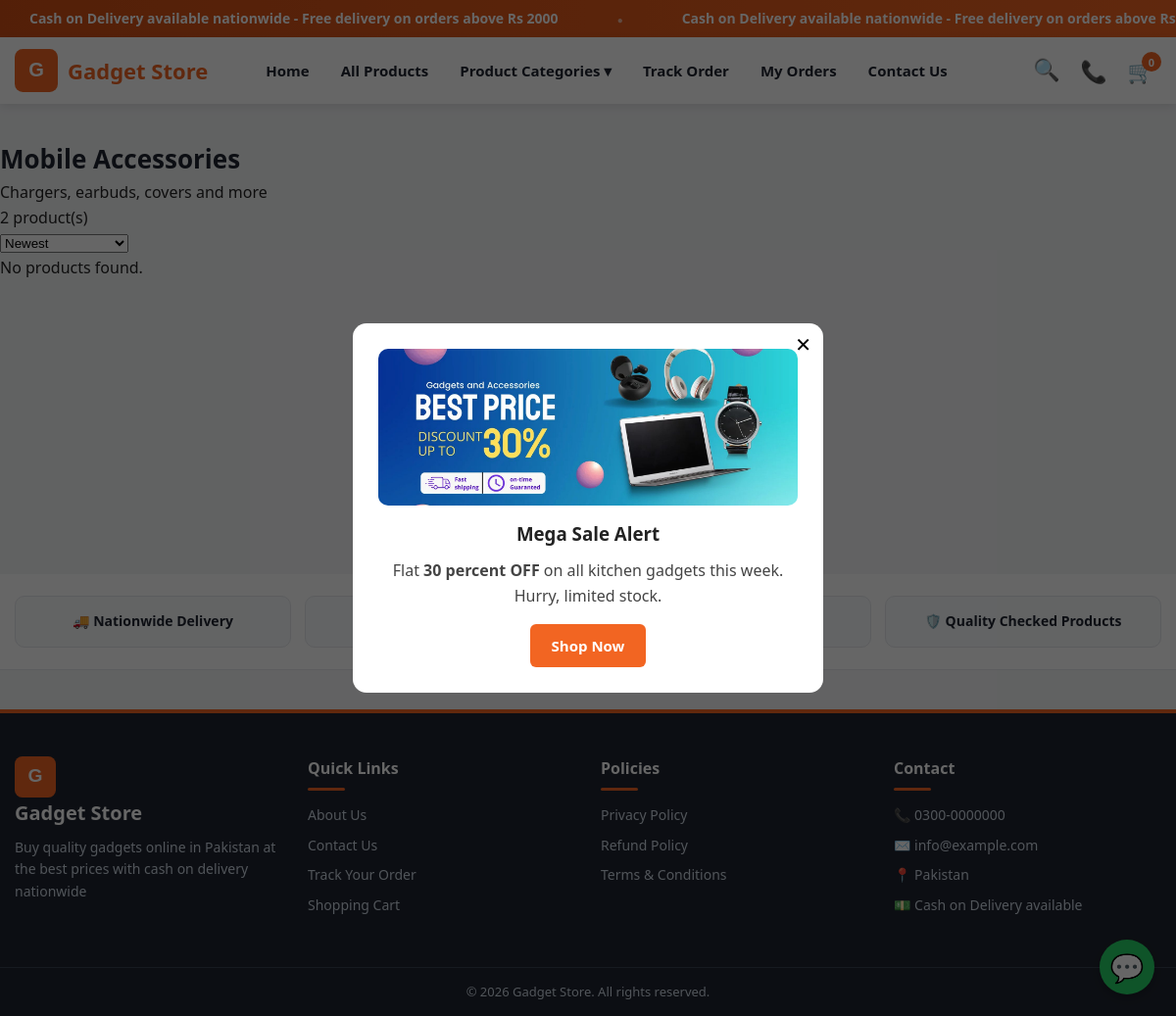
The page /category.php?slug=mobile-accessories on the database its author committed.
### tables this page shows
CREATE TABLE IF NOT EXISTS categories (
  id INT AUTO_INCREMENT PRIMARY KEY,
  name VARCHAR(150) NOT NULL,
  slug VARCHAR(160) NOT NULL UNIQUE,
  image VARCHAR(255) DEFAULT '',
  description TEXT,
  sort_order INT DEFAULT 0,
  status ENUM('active','inactive') NOT NULL DEFAULT 'active',
  meta_title VARCHAR(200) DEFAULT '',
  meta_description VARCHAR(300) DEFAULT '',
  meta_keywords VARCHAR(300) DEFAULT '',
  created_at TIMESTAMP DEFAULT CURRENT_TIMESTAMP
);

CREATE TABLE IF NOT EXISTS popups (
  id INT AUTO_INCREMENT PRIMARY KEY,
  title VARCHAR(200) DEFAULT '',
  image VARCHAR(255) DEFAULT '',
  content TEXT,
  button_text VARCHAR(100) DEFAULT '',
  button_link VARCHAR(255) DEFAULT '',
  status ENUM('active','inactive') NOT NULL DEFAULT 'active'
);

### includes/functions.php (called while the page is built, shortened)
<?php
require_once __DIR__ . '/../config/database.php';
function e($s) {
    return htmlspecialchars((string)$s, ENT_QUOTES, 'UTF-8');
}
function base_url($path = '') {
    $proto = (!empty($_SERVER['HTTPS']) && $_SERVER['HTTPS'] !== 'off') ? 'https' : 'http';
    $host  = $_SERVER['HTTP_HOST'] ?? 'localhost';
    $script = str_replace('\\', '/', $_SERVER['SCRIPT_NAME'] ?? '/index.php');
    $dir = rtrim(dirname($script), '/');
    $base = $proto . '://' . $host . ($dir === '' || $dir === '/' ? '' : $dir);
    return rtrim($base, '/') . '/' . ltrim($path, '/');
}
function setting($key, $default = '') {
    static $cache = null;
    if ($cache === null) {
        $cache = [];
        try {
            foreach (db()->query("SELECT skey, svalue FROM settings") as $r) {
                $cache[$r['skey']] = $r['svalue'];
            }
        } catch (Exception $ex) {  }
    }
    return array_key_exists($key, $cache) ? $cache[$key] : $default;
}
function site_name() {
    return setting('site_name', 'Gadget Store');
}
function img_url($path) {
    if (strpos($path, 'assets/') === 0) return base_url($path);
    return base_url('uploads/' . ltrim($path, '/'));
}
function active_categories() {
    return db()->query("SELECT * FROM categories WHERE status = 'active' ORDER BY sort_order, name")->fetchAll();
}
function cart_count() {
    return array_sum($_SESSION['cart'] ?? []);
}

### config/database.php (called while the page is built, shortened)
<?php
function db(): PDO {
    static $pdo = null;
    if ($pdo === null) {
        $dsn = 'mysql:host=' . DB_HOST . ';dbname=' . DB_NAME . ';charset=utf8mb4';
        $pdo = new PDO($dsn, DB_USER, DB_PASS, [
            PDO::ATTR_ERRMODE => PDO::ERRMODE_EXCEPTION,
            PDO::ATTR_DEFAULT_FETCH_MODE => PDO::FETCH_ASSOC,
        ]);
    }
    return $pdo;
}

### category.php (the view, shortened to what this page needs)
<?php
require_once __DIR__ . '/includes/functions.php';
$slug = trim($_GET['slug'] ?? '');
$cat = null;
if ($slug !== '') {
    $st = db()->prepare("SELECT * FROM categories WHERE slug = ? AND status = 'active'");
    $st->execute([$slug]);
    $cat = $st->fetch();
    $heading   = $cat['name'];
} else {
    $pageTitle = 'All Products';
    $pageDesc  = '';
    $pageKeys  = '';
    $heading   = 'All Products';
}
$sort = $_GET['sort'] ?? 'newest';
$orderBy = 'p.id DESC';
$page = max(1, (int)($_GET['page'] ?? 1));
$per  = ITEMS_PER_PAGE;
$params = [];
$where = "p.status = 'active'";
if ($cat) {
    $where .= " AND p.category_id = ?";
    $params[] = (int)$cat['id'];
}
$st = db()->prepare("SELECT COUNT(*) FROM products p WHERE $where");
$st->execute($params);
$total = (int)$st->fetchColumn();
$offset = ($page - 1) * $per;
$st = db()->prepare("SELECT p.* FROM products p WHERE $where ORDER BY $orderBy LIMIT " . (int)$per . " OFFSET " . (int)$offset);
$st->execute($params);
$products = $st->fetchAll();
include __DIR__ . '/includes/header.php';
?>
<div class="container section">
  <h1 class="page-title"><?= e($heading) ?></h1>
  <?php if ($cat && $cat['description']): ?>
  <p class="cat-desc"><?= e($cat['description']) ?></p>
  <?php endif; ?>
  <div class="toolbar">
    <span><?= (int)$total ?> product(s)</span>
    <form method="get" class="sort-form">
      <select name="sort" onchange="this.form.submit()">
        <option value="newest"<?= $sort === 'newest' ? ' selected' : '' ?>>Newest</option>
      </select>
    </form>
  </div>
  <?php if ($products): ?>
  <div class="product-grid">
    <?php foreach ($products as $p): ?>
    <?php $disc = discount_percent($p); ?>
    <div class="product-card">
      <a href="<?= product_url($p) ?>"><img src="<?= e(product_thumb($p)) ?>" alt="<?= e($p['name']) ?>"></a>
      <?php if ($disc > 0): ?><span class="sale-badge">-<?= (int)$disc ?>%</span><?php endif; ?>
      <div class="p-info">
        <h3><a href="<?= product_url($p) ?>"><?= e($p['name']) ?></a></h3>
        <div class="p-price">
          <?php if ($disc > 0): ?><span class="old"><?= format_price($p['price']) ?></span><?php endif; ?>
          <span class="new"><?= format_price(sale_price($p)) ?></span>
        </div>
        <form class="add-cart-form" method="post" action="<?= base_url('ajax/cart.php') ?>">
          <input type="hidden" name="action" value="add">
          <input type="hidden" name="id" value="<?= (int)$p['id'] ?>">
          <div class="qty-step"><button type="button" class="qty-minus">&minus;</button><input type="number" name="qty" value="1" min="1"><button type="button" class="qty-plus">+</button></div>
          <button class="btn btn-add" type="submit">Add to Cart</button>
        </form>
      </div>
    </div>
    <?php endforeach; ?>
  </div>
  <?= pagination($total, $per, $page, $base) ?>
  <?php else: ?>
  <p>No products found.</p>
  <?php endif; ?>
</div>
<?php include __DIR__ . '/includes/footer.php'; ?>

### includes/header.php (shortened to what this page needs)
<?php
require_once __DIR__ . '/functions.php';
$seoTitle = (!empty($pageTitle) ? $pageTitle . ' | ' : '') . (setting('site_title') ?: site_name());
$cats     = active_categories();
$cartN    = cart_count();
$logo     = setting('site_logo') ? img_url(setting('site_logo')) : base_url('assets/images/logo.svg');
$phone    = setting('contact_phone');
$phoneDigits = preg_replace('/\D/', '', (string)$phone);
$cssVer = @filemtime(__DIR__ . '/../assets/css/style.css') ?: time();
$patchVer = @filemtime(__DIR__ . '/../assets/css/patch.css') ?: time();
?>
<!DOCTYPE html>
<html lang="en">
<head>
<link rel="stylesheet" href="<?= base_url('assets/css/style.css') ?>?v=<?= (int)$cssVer ?>">
<link rel="stylesheet" href="<?= base_url('assets/css/patch.css') ?>?v=<?= (int)$patchVer ?>">
</head>
<body>
<?php if ($ann = setting('announcement_text')): ?>
<div class="top-marquee">
  <div class="marquee-track">
    <?php for ($i = 0; $i < 6; $i++): ?><span><?= e($ann) ?></span><span class="m-dot">&#9679;</span><?php endfor; ?>
  </div>
</div>
<?php endif; ?>
<header class="site-header">
  <div class="container hd-row">
    <a class="logo" href="<?= base_url() ?>">
      <img src="<?= e($logo) ?>" alt="<?= e(site_name()) ?>">
      <span><?= e(site_name()) ?></span>
    </a>
    <nav class="hd-nav" id="hdNav">
      <a href="<?= base_url() ?>">Home</a>
      <a href="<?= base_url('category.php') ?>">All Products</a>
      <div class="hd-drop">
        <a href="<?= base_url('category.php') ?>" class="hd-drop-btn">Product Categories &#9662;</a>
      </div>
      <a href="<?= base_url('track-order.php') ?>">Track Order</a>
      <a href="<?= base_url('my-orders.php') ?>">My Orders</a>
      <a href="<?= base_url('page.php?slug=contact-us') ?>">Contact Us</a>
    </nav>
    <div class="hd-icons">
      <button class="hd-ic" id="searchToggle" aria-label="Search">&#128269;</button>
      <?php if ($phoneDigits): ?>
      <a class="hd-ic" href="tel:<?= e($phoneDigits) ?>" aria-label="Call us">&#128222;</a>
      <?php endif; ?>
      <a class="hd-ic hd-cart" href="<?= base_url('cart.php') ?>" aria-label="Cart">&#128722;<span class="cart-count"><?= (int)$cartN ?></span></a>
    </div>
  </div>
</header>
<main>

### includes/footer.php (shortened to what this page needs)
</main>
<div class="trust-strip">
  <div class="container trust-grid">
    <div>🚚 Nationwide Delivery</div>
    <div>💵 Cash on Delivery</div>
    <div>↩️ 7-Day Easy Returns</div>
    <div>🛡️ Quality Checked Products</div>
  </div>
</div>
<footer class="site-footer">
  <div class="container footer-grid">
    <div class="f-col">
      <a class="f-logo" href="<?= base_url() ?>" aria-label="<?= e(site_name()) ?>">
        <img src="<?= base_url('assets/images/logo.svg') ?>" alt="<?= e(site_name()) ?>" width="42" height="42">
        <span><?= e(site_name()) ?></span>
      </a>
      <p><?= e(setting('meta_description', 'Quality gadgets at the best prices in Pakistan. Cash on Delivery nationwide.')) ?></p>
    </div>
    <div class="f-col">
      <h4>Quick Links</h4>
      <a href="<?= base_url('page.php?slug=about-us') ?>">About Us</a>
      <a href="<?= base_url('page.php?slug=contact-us') ?>">Contact Us</a>
      <a href="<?= base_url('track-order.php') ?>">Track Your Order</a>
      <a href="<?= base_url('cart.php') ?>">Shopping Cart</a>
    </div>
    <div class="f-col">
      <h4>Policies</h4>
      <a href="<?= base_url('page.php?slug=privacy-policy') ?>">Privacy Policy</a>
      <a href="<?= base_url('page.php?slug=refund-policy') ?>">Refund Policy</a>
      <a href="<?= base_url('page.php?slug=terms-conditions') ?>">Terms &amp; Conditions</a>
    </div>
    <div class="f-col">
      <h4>Contact</h4>
      <?php if (setting('contact_phone')): ?><p>📞 <?= e(setting('contact_phone')) ?></p><?php endif; ?>
      <?php if (setting('contact_email')): ?><p>✉️ <?= e(setting('contact_email')) ?></p><?php endif; ?>
      <?php if (setting('contact_address')): ?><p>📍 <?= e(setting('contact_address')) ?></p><?php endif; ?>
      <p>💵 Cash on Delivery available</p>
    </div>
  </div>
  <div class="footer-bottom">
    <div class="container">© <?= date('Y') ?> <?= e(site_name()) ?>. All rights reserved.</div>
  </div>
</footer>
<?php
$waDigits = preg_replace('/\D/', '', setting('whatsapp_number'));
if ($waDigits !== '' && $waDigits[0] === '0') $waDigits = '92' . substr($waDigits, 1);
?>
<?php if ($waDigits): ?>
<a class="wa-float" href="https://wa.me/<?= e($waDigits) ?>?text=<?= urlencode('Hello! I want to place an order.') ?>" target="_blank" aria-label="Chat on WhatsApp">💬</a>
<?php endif; ?>
<?php
try {
    $pop = db()->query("SELECT * FROM popups WHERE status = 'active' ORDER BY id DESC LIMIT 1")->fetch();
} catch (Exception $ex) { $pop = null; }
?>
<?php if ($pop): ?>
<div class="popup-overlay" id="salePopup" style="display:none">
  <div class="popup-box">
    <button class="popup-close" id="popupClose">✕</button>
    <?php if ($pop['image']): ?><img src="<?= e(img_url($pop['image'])) ?>" alt="<?= e($pop['title']) ?>"><?php endif; ?>
    <h3><?= e($pop['title']) ?></h3>
    <div class="popup-content"><?= $pop['content']  ?></div>
    <?php if ($pop['button_text']): ?><a class="btn" href="<?= e($pop['button_link'] ?: base_url()) ?>"><?= e($pop['button_text']) ?></a><?php endif; ?>
  </div>
</div>
<?php endif; ?>
</body>
</html>

### assets/css/style.css (style rules this page uses)
:root { --primary:#f26522; --primary-dark:#d14f14; --accent:#e63946; --dark:#1f2430; --gray:#6b7280; --bg:#f4f5f7; --card:#ffffff; --border:#e5e7eb; --wa:#25d366; --radius:10px; }
* { box-sizing:border-box;margin:0;padding:0 }
body { font-family:'Segoe UI',Arial,sans-serif;background:var(--bg);color:#222;line-height:1.6 }
a { color:inherit;text-decoration:none }
img { max-width:100%;display:block }
.container { max-width:1200px;margin:0 auto;padding:0 15px }
main { min-height:60vh }
.btn { display:inline-block;background:var(--primary);color:#fff;border:none;padding:10px 22px;border-radius:6px;cursor:pointer;font-size:15px;font-weight:600 }
.top-marquee { background:linear-gradient(90deg,var(--primary-dark),var(--primary));color:#fff;overflow:hidden;white-space:nowrap;padding:8px 0;font-size:14px;font-weight:600 }
.marquee-track { display:inline-block;animation:marquee 30s linear infinite }
.marquee-track span { margin:0 30px }
.m-dot { color:rgba(255,255,255,.6);font-size:10px }
.site-header { background:#fff;box-shadow:0 2px 10px rgba(0,0,0,.1);position:sticky;top:0;z-index:50 }
.hd-row { display:flex;align-items:center;gap:24px;padding:10px 15px }
.logo { display:flex;align-items:center;gap:10px;font-size:22px;font-weight:800;color:var(--primary);flex-shrink:0 }
.logo img { height:44px;width:44px;object-fit:contain }
.hd-nav { display:flex;align-items:center;gap:4px;margin:0 auto }
.hd-nav>a,.hd-drop-btn { color:var(--dark);padding:12px 14px;font-size:15px;font-weight:600;white-space:nowrap;border-radius:6px }
.hd-drop { position:relative }
.hd-icons { display:flex;align-items:center;gap:6px;margin-left:auto }
.hd-ic { position:relative;background:none;border:none;font-size:22px;cursor:pointer;color:var(--dark);width:42px;height:42px;display:inline-flex;align-items:center;justify-content:center;border-radius:50%;text-decoration:none }
.hd-cart .cart-count { position:absolute;top:2px;right:0;background:var(--primary);color:#fff;border-radius:50%;min-width:20px;height:20px;font-size:11px;font-weight:700;display:flex;align-items:center;justify-content:center;padding:0 5px }
.section { padding:36px 0 }
.page-title { font-size:26px;color:var(--dark) }
.popup-overlay { position:fixed;inset:0;background:rgba(0,0,0,.6);z-index:200;display:flex;align-items:center;justify-content:center;padding:20px }
.popup-box { background:#fff;border-radius:14px;max-width:480px;width:100%;padding:26px;position:relative;text-align:center;animation:pop .3s }
.popup-box img { border-radius:10px;margin-bottom:14px;max-height:260px;width:100%;object-fit:cover }
.popup-close { position:absolute;top:10px;right:12px;background:none;border:none;font-size:20px;cursor:pointer }
.popup-content { margin:10px 0 16px;color:#444 }
.wa-float { position:fixed;bottom:22px;right:22px;background:var(--wa);color:#fff;width:56px;height:56px;border-radius:50%;display:flex;align-items:center;justify-content:center;font-size:28px;z-index:150;box-shadow:0 4px 12px rgba(0,0,0,.25) }
.site-footer { background:var(--dark);color:#cbd5e1;margin-top:40px;border-top:4px solid var(--primary) }
.trust-strip { background:#fff;border-bottom:1px solid var(--border) }
.trust-grid { display:grid;grid-template-columns:repeat(auto-fit,minmax(200px,1fr));gap:14px;padding:22px 15px;text-align:center;font-weight:700;color:var(--dark);font-size:14px }
.trust-grid div { background:#f8fafc;border:1px solid var(--border);border-radius:10px;padding:14px 10px }
.footer-grid { display:grid;grid-template-columns:repeat(auto-fit,minmax(220px,1fr));gap:26px;padding:44px 15px }
.f-col h4 { color:#fff;margin-bottom:14px;padding-bottom:10px;position:relative;font-size:16px }
.f-col h4::after { content:'';position:absolute;left:0;bottom:0;width:38px;height:3px;background:var(--primary);border-radius:2px }
.f-col a,.f-col p { display:block;margin-bottom:8px;font-size:14px }
.f-logo { display:inline-flex;align-items:center;gap:10px;margin-bottom:10px;text-decoration:none }
.f-logo img { width:42px;height:42px;object-fit:contain }
.f-logo span { font-size:20px;font-weight:800;color:#fff }
.footer-bottom { border-top:1px solid #374151;padding:14px 0;text-align:center;font-size:13px }

### assets/css/patch.css (style rules this page uses)
html,body { overflow-x:clip }

### rows shown on the page
categories: name "Mobile Accessories", description "Chargers, earbuds, covers and more"
popups: image (picture), title "Mega Sale Alert", content "Flat 30 percent OFF on all kitchen gadgets this week. Hurry, limited stock.", button_text "Shop Now"

### other values the page prints
site_name() "Gadget Store"
$cartN "0"
$total "2"
setting('contact_phone') "0300-0000000"
setting('contact_email') "info@example.com"
setting('contact_address') "Pakistan"
